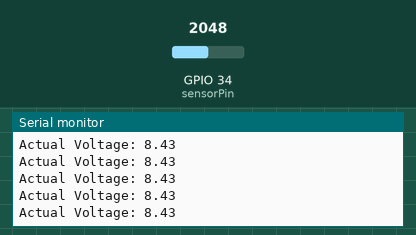
The sketch below on a simulated ESP32. On the bench: the last lines printed to the serial monitor. The test bench sets the inputs (shaded band); at power-on: GPIO 34 (sensorPin) = 2048. WiFi joins after 1.5 s; servers stay silent unless stated.

Above: at 3.0 s.
3.1 s: GPIO 34 (sensorPin) set to 2402
At 3.7 s:
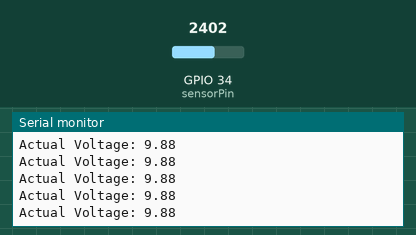
6.1 s: GPIO 34 (sensorPin) set to 2487
At 6.7 s:
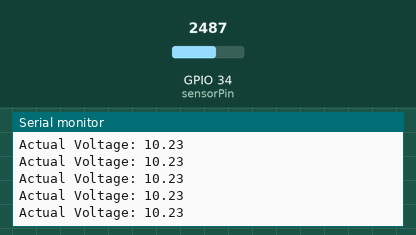
Timing chart, 0 to 9.1 s (numbered marks = the images above; inputs shaded):
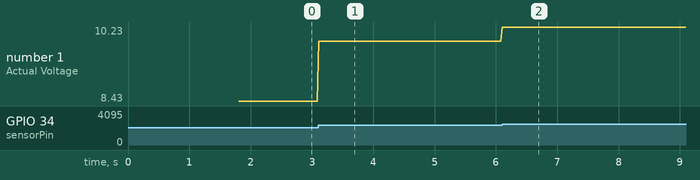

The sketch:

final1.ino
```cpp
#define BLYNK_TEMPLATE_ID "TMPL67KhZXmMI"
#define BLYNK_TEMPLATE_NAME "volsen"
#define BLYNK_AUTH_TOKEN1 "bJDST8UzXcwlr8pQXWlig_fr6EUD6g9t"


#include <WiFi.h>
#include <BlynkSimpleEsp32.h>

// Define your Wi-Fi credentials
char ssid[] = "RRRRR";         // Wi-Fi SSID
char pass[] = "cockybitch7";         // Wi-Fi Password

#define SWITCH_PIN V30
#define CHARGING_MESSAGE_PIN V31
#define COLLECTION_MESSAGE_PIN V32

const int sensorPin = 34;
const float calibrationFactor = 12.0 / 2.35;

bool switchState = false;
unsigned long switchToggleTime = 0;
bool secondMessageShown = false;

void setup() {
  Serial.begin(9600);
  Blynk.begin(BLYNK_AUTH_TOKEN1, ssid, pass);


  pinMode(sensorPin, INPUT);
}

BLYNK_WRITE(SWITCH_PIN) {
  switchState = param.asInt();
  switchToggleTime = millis();
  secondMessageShown = false;

  if (switchState) {
    // Switch is turned ON
    Blynk.virtualWrite(CHARGING_MESSAGE_PIN, "Battery is Charging now");
    Blynk.virtualWrite(COLLECTION_MESSAGE_PIN, "");
    Serial.println("Switch ON: Battery is Charging now");
  } else {
    // Switch is turned OFF
    Blynk.virtualWrite(CHARGING_MESSAGE_PIN, "Your Battery is fully charged!");
    Blynk.virtualWrite(COLLECTION_MESSAGE_PIN, "");
    Serial.println("Switch OFF: Your Battery is fully charged!");
  }
}

void loop() {
  Blynk.run();

  int sensorValue = analogRead(sensorPin);
  float voltage = (sensorValue / 4095.0) * 3.3;
  float actualVoltage = voltage * calibrationFactor;

  Blynk.virtualWrite(V0, actualVoltage);
  Serial.print("Actual Voltage: ");
  Serial.println(actualVoltage);

  // Always show "Battery Discharging" on V2
  Blynk.virtualWrite(V2, "Battery Discharging");

  // Check if it's time to show the collection point message
  if (!switchState && !secondMessageShown && millis() - switchToggleTime > 5000) {
    Blynk.virtualWrite(COLLECTION_MESSAGE_PIN, "Battery is now at collection point!");
    Serial.println("Battery is now at collection point!");
    secondMessageShown = true;
  }
}
```

Measured:
- after the input at 3.1 s, the serial monitor: prints a new line at once (image 1)
- after the input at 6.1 s, the serial monitor: prints a new line at once (image 2)
- plotted number 1: 8.43 → 9.88 after the input at 3.1 s, 9.88 → 10 after the input at 6.1 s
